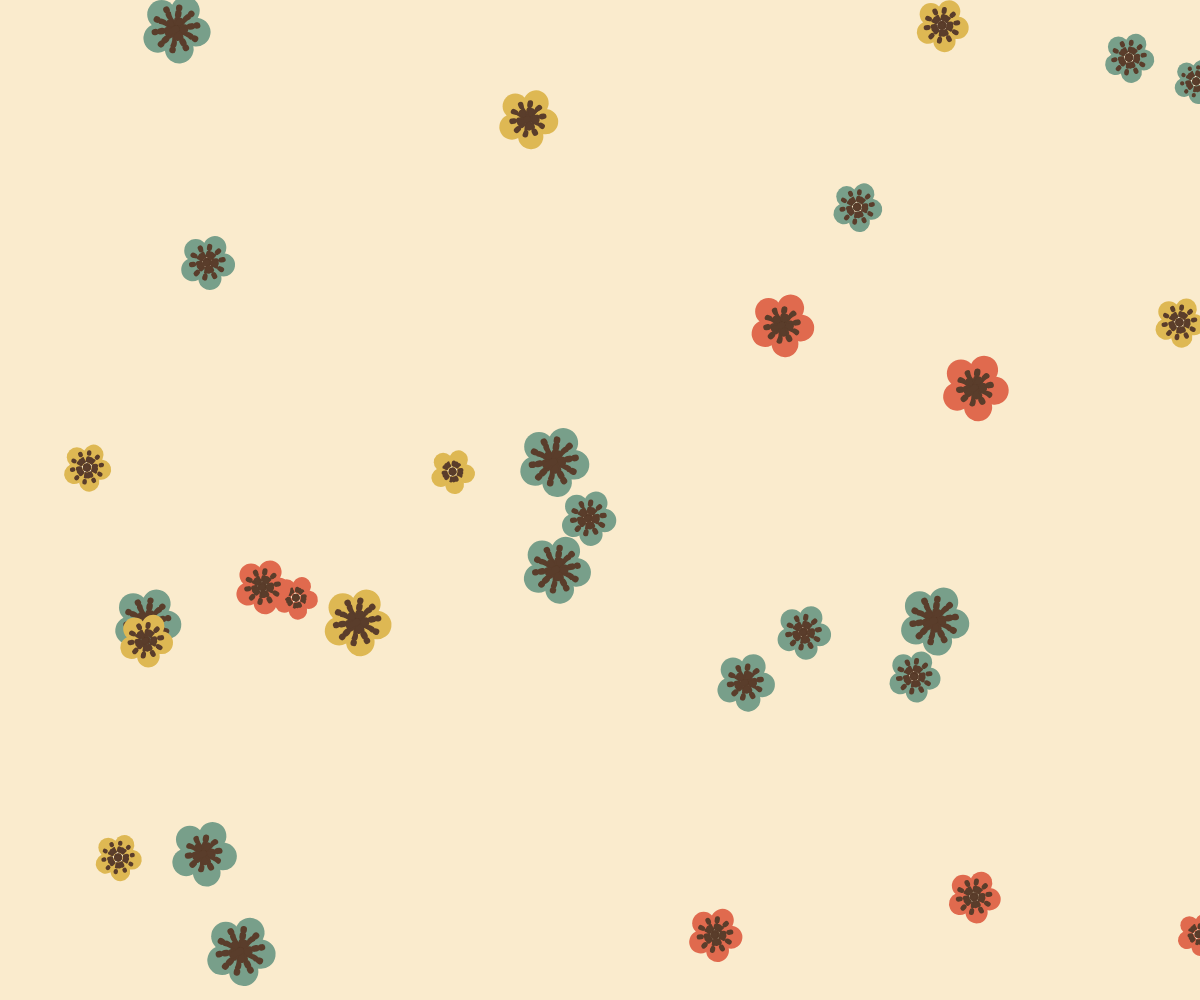
Frame 1 (no input)
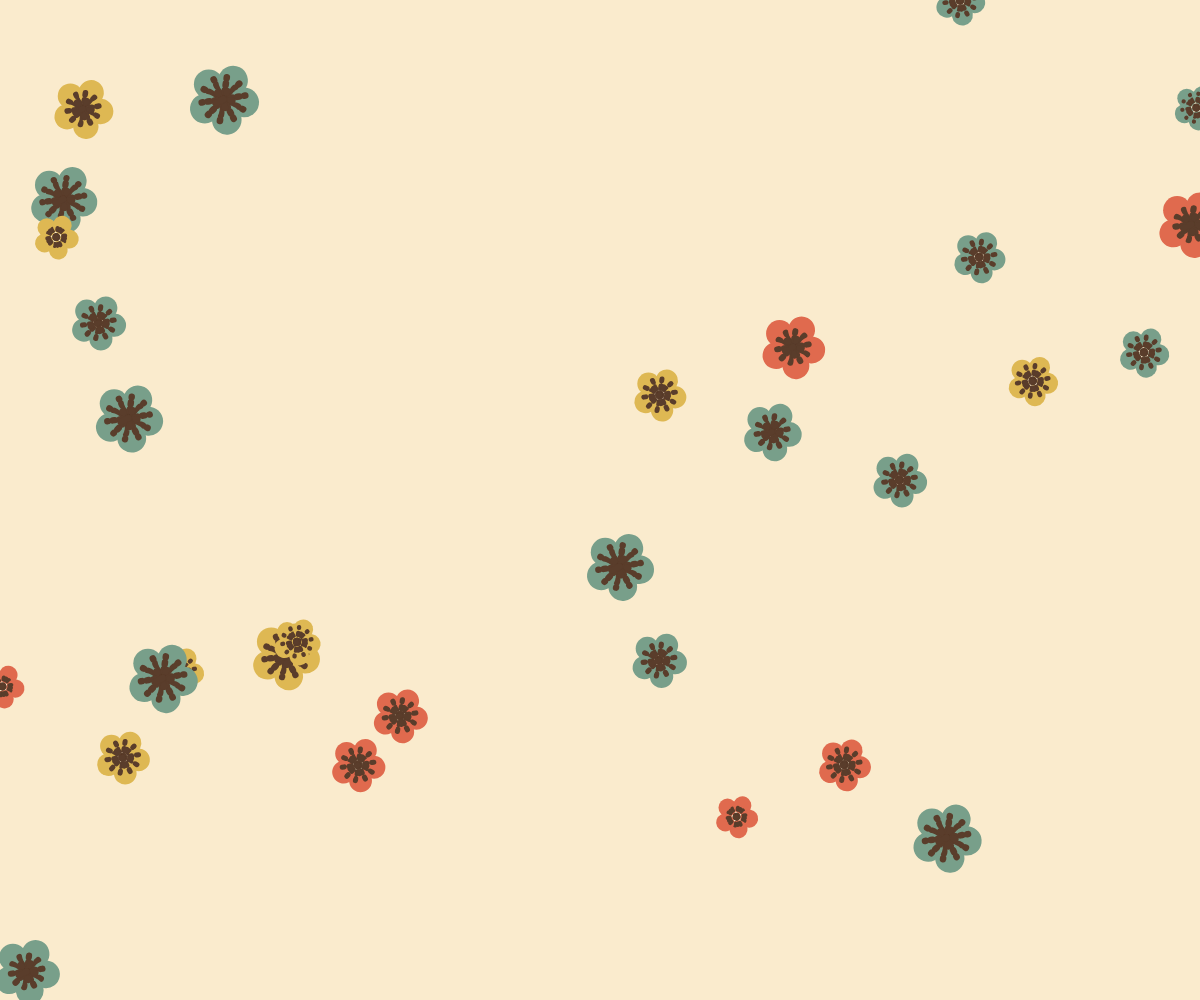
Frame 60 (no input)
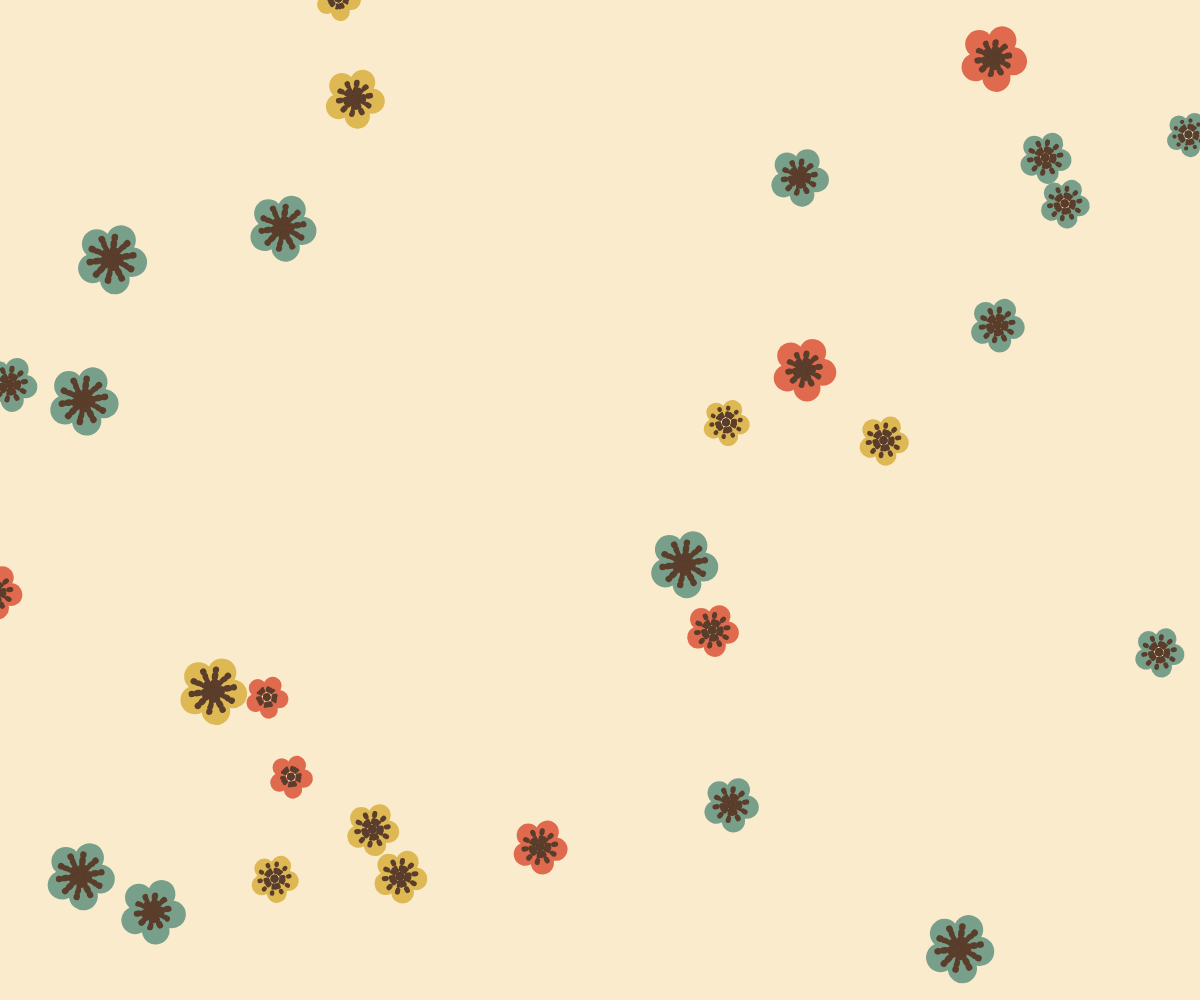
Frame 120 (the mouse pressed at the canvas centre since frame 60)

The p5.js sketch that drew these frames (run headless with seeded random() and noise() and a simulated clock; from frame 60 on, the mouse is pressed at the canvas centre):

// p5.js sketch
// ── sketch.js
let bg = ["#FAEBCD"];
let colors=["#E06A4E", "#DEB853", "#789F8A"];
let color2 = ["#5A3D2B"];

var balls=[]
var ball
class ball_class{
  constructor(args){
    this.p=args.p||{x:width/2,y:height/2}
    this.c=args.c||random(colors)
    this.v=args.v||{x:random(-3,3),y:random(-3,3)}
    this.s=args.s||random(color2)  //邊框
    this.d= random(6, 10)
  }
  draw(){
    angleMode(DEGREES)  //設定為角度
//------------漸層設定------------                
          fill(this.c);
    for (let r = 0; r < 360; r = r + 72) {
    push();
      translate(this.p.x,this.p.y);
      rotate(r)
      noStroke();
      circle(-this.d * 1.5, -this.d * 1.5, this.d * 3);

      stroke(this.s);
      strokeWeight(this.d / 1.5);
      drawingContext.setLineDash([2, 5]);
       
      beginShape();
      vertex(0, 0);
      vertex(-this.d, -this.d);
      line(0, 0, -this.d, -this.d * 2);
      line(0, 0, -this.d * 2, -this.d);
      endShape();
    pop();
    }
       
    
  } 
  update(){  //物件更新後的程式碼
    this.p.x=this.p.x+this.v.x
    this.p.y=this.p.y+this.v.y 
    //反彈
    if(this.p.x<0){
      this.v.x=-this.v.x
    }
    if(this.p.x>width){
      this.v.x=-this.v.x
    }
    if(this.p.y<0){
      this.v.y=-this.v.y
    }
    if(this.p.y>height){
      this.v.y=-this.v.y
    }
  }

}



function setup() {
  createCanvas(windowWidth,windowHeight);
  for(i=0;i<30;i=i+1){  //產生幾個
    ball=new ball_class({ //傳一段參數值到class，以參數為主
      p:{x:random(0,width),y:random(0,height)}, 
      v:{x:random(-8,5),y:random(-8,5)}
    })
    balls.push(ball)  //把數據存入
  }

}

function draw() {
  background(bg);
  for(j=0;j<balls.length;j=j+1){
    ball=balls[j]
    ball.draw()
    ball.update() 
  }

}
